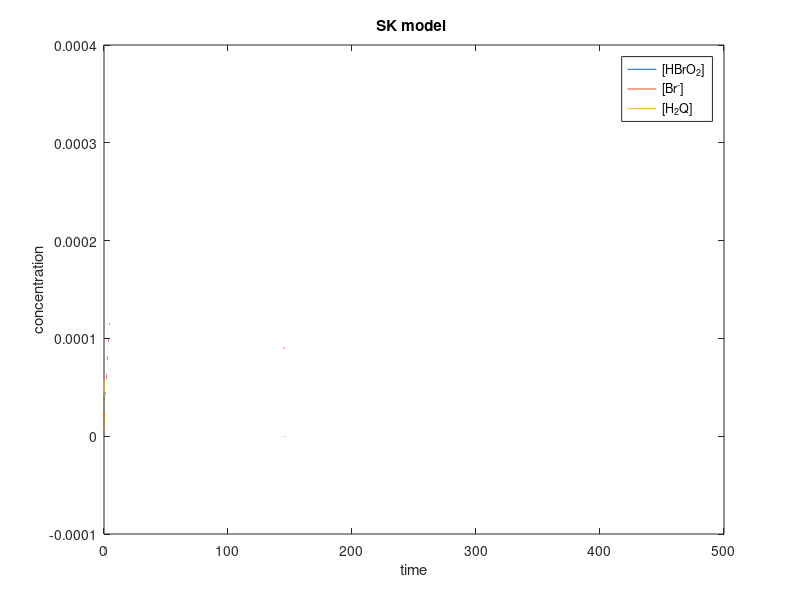

Write the MATLAB code that produced this figure.
#! /usr/bin/octave -qf
# -*-octave-*-
# SK model DOI: 10.1021/jp9832721
# Szalai and Koros, J. Phys. Chem. A 1998, 102, 6892-6897
#
#

more off

global kf kr;

# small initial concentration for intermediates     
int0 = 0.1/10000; 
   
x0 = NaN(17, 1);
# x(1): Br-
x0(1) = int0;
# x(2): HOBr
x0(2) = int0;
# x(3): H+
x0(3) = 1.29; # 2.0 M???
# x(4): Br2
x0(4) = 10^(-3);
# x(5): H2O
x0(5) = 55;
# x(6): HBrO2
x0(6) = int0;
# x(7): BrO3-
x0(7) = 8 * 10^(-3);
# x(8): H2BrO2+
x0(8) = int0;
# x(9): Br2O4
x0(9) = int0;
# x(10): BrO2*
x0(10) = int0;
# x(11): H2Q
x0(11) = 5 * 10^(-5);
# x(12): HQ*
x0(12) = int0;
# x(13): Q
x0(13) = 0.0182;
# x(14): CHD
x0(14) = 0.1;
# x(15): CHDE
x0(15) = int0;
# x(16): BrCHD
x0(16) = 0.0205;
# x(17): CHED
x0(17) = 0.00425;

# forward reaction rates
kf = NaN(17, 1);
# reverse reaction rates
kr = NaN(17, 1);

kf(1) = 8 * 10^9;
kr(1) = 80;
kf(2) = 2.5 * 10^6;
kr(2) = 2 * 10^(-5);
kf(3) = 1.2;
kr(3) = 3.2;
kf(4) = 2 * 10^6;
kr(4) = 10^8;
kf(5) = 1.7 * 10^5;
kf(6) = 48;
kr(6) = 3.2 * 10^3;
kf(7) = 7.5 * 10^4;
kr(7) = 1.4 * 10^9;
kf(8) = 8 * 10^5;
kf(9) = 8 * 10^9;
kf(10) = 8.8 * 10^8;
kr(10) = 7.7 * 10^(-4);
kf(11) = 2.13 * 10^(-4);
kr(11) = 5.2 * 10^2;
kf(12) = 2.8 * 10^9;
kf(13) = 2.8 * 10^9;
kf(14) = 5 * 10^(-5);
kf(15) = 1.94 * 10^(-4);
kf(16) = 3 * 10^4;
kf(17) = 2 * 10^(-2);
kf(18) = 6 * 10^5;
kf(19) = 10^(-5);




function xdot = f (x, t)
  global kf kr;
  
  xdot = zeros(17, 1);
  
  fkinet(1) = kf(1) * x(1) * x(2) * x(3);
  rkinet(1) = kr(1) * x(4) * x(5);
  fkinet(2) = kf(2) * x(1) * x(6) * x(3);
  rkinet(2) = kr(2) * x(2) * x(2);
  fkinet(3) = kf(3) * x(1) * x(7) * x(3) * x(3);
  rkinet(3) = kr(3) * x(2) * x(6);
  fkinet(4) = kf(4) * x(6) * x(3);
  rkinet(4) = kr(4) * x(8);
  fkinet(5) = kf(5) * x(6) * x(8);
  fkinet(6) = kf(6) * x(6) * x(7) * x(3);
  rkinet(6) = kr(6) * x(9) * x(5);
  fkinet(7) = kf(7) * x(9);
  rkinet(7) = kr(7) * x(10) * x(10);
  fkinet(8) = kf(8) * x(11) * x(10);
  fkinet(9) = kf(9) * x(12) * x(10);
  fkinet(10) = kf(10) * x(12) * x(12);
  rkinet(10) = kr(10) * x(11) * x(13);
  fkinet(11) = kf(11) * x(14) * x(3);
  rkinet(11) = kr(11) * x(15) * x(3);
  fkinet(12) = kf(12) * x(15) * x(4);
  fkinet(13) = kf(13) * x(15) * x(2);
  fkinet(14) = kf(14) * x(16);
  fkinet(15) = kf(15) * x(17) * x(3);
  fkinet(16) = kf(16) * x(11) * x(4);
  fkinet(17) = kf(17) * x(11) * x(3) * x(7);
  fkinet(18) = kf(18) * x(11) * x(2);
  fkinet(19) = kf(19) * x(14) * x(7) * x(3); 

  
  # Table 3
  # x(1): Br-
  xdot(1) =  - fkinet(1) + rkinet(1) ;          # R1
  xdot(1) += - fkinet(2) + rkinet(2) ;         # R2
  xdot(1) += - fkinet(3) + rkinet(3) ;         # R3
  xdot(1) +=   fkinet(12) ;                    # R12
  xdot(1) +=   fkinet(14) ;                    # R14
  xdot(1) +=   2 *  fkinet(16) ;               # R16
  xdot(1) +=   fkinet(18) ;                   # R18
  # x(2): HOBr
  xdot(2) =  - fkinet(1) + rkinet(1) ;         # R1
  xdot(2) +=   2 * fkinet(2) - rkinet(2) ;     # R2
  xdot(2) +=   fkinet(3) - rkinet(3) ;         # R3
  xdot(2) +=   fkinet(5) ;                     # R5
  xdot(2) += - fkinet(13) ;                    # R13
  xdot(2) += - fkinet(18) ;                    # R18  
  # x(3): H+
  xdot(3) =  - fkinet(1) + rkinet(1) ;         # R1
  xdot(3) += - fkinet(2) + rkinet(2) ;         # R2
  xdot(3) += - fkinet(3) + 2 * rkinet(3) ;     # R3
  xdot(3) += - rkinet(4) + rkinet(4) ;         # R4
  xdot(3) +=   2 * fkinet(5) ;                 # R5
  xdot(3) += - fkinet(6) - rkinet(6) ;         # R6
  xdot(3) += - fkinet(11) - rkinet(11) ;       # R11
  xdot(3) +=   fkinet(12) ;                    # R12
  xdot(3) +=   fkinet(14) ;                    # R14
  # CHED + H+ -> H2Q + H+
  # xdot(3) += - fkinet(15)  ;                 # R15 CHECK
  xdot(3) +=   2 * fkinet(16) ;                # R16
  xdot(3) += - fkinet(17) ;                    # R17
  xdot(3) +=   fkinet(18) ;                    # R18
  xdot(3) += - fkinet(19) ;                    # R19
  # x(4): Br2
  xdot(4) =    fkinet(1) - rkinet(1) ;         # R1
  xdot(4) += - fkinet(12) ;                    # R12
  xdot(4) += - fkinet(16) ;                    # R16
  # x(5): H2O
  xdot(5) =    fkinet(1) - rkinet(1) ;         # R1
  xdot(5) +=   fkinet(6) - rkinet(6) ;         # R6
  xdot(5) +=   fkinet(13) ;                    # R13
  xdot(5) +=   fkinet(17) ;                    # R17
  xdot(5) +=   fkinet(18) ;                    # R18
  xdot(5) +=   fkinet(19) ;                    # R19
  # x(6): HBrO2
  xdot(6) =  - fkinet(2) + rkinet(2) ;         # R2
  xdot(6) +=   fkinet(3) - rkinet(3) ;         # R3
  xdot(6) += - fkinet(4) + rkinet(4) ;         # R4
  xdot(6) += - fkinet(5) ;                     # R5
  xdot(6) += - fkinet(6) + rkinet(6) ;         # R6
  xdot(6) +=   fkinet(8) ;                     # R8
  xdot(6) +=   fkinet(9) ;                     # R9
  xdot(6) +=   fkinet(17) ;                    # R17
  xdot(6) +=   fkinet(19) ;                    # R19
  # x(7): BrO3-
  xdot(7) =   - fkinet(3) + rkinet(3) ;        # R3
  xdot(7) +=    fkinet(5) ;                    # R5
  xdot(7) +=  - fkinet(6) + rkinet(6) ;        # R6
  xdot(7) +=  - fkinet(17) ;                   # R17
  xdot(7) +=  - fkinet(19) ;                   # R19
  # FIXME x(8)...
  # x(8): H2BrO2+
  xdot(8) =    fkinet(4) - rkinet(4) ;         # R4
  xdot(8) += - fkinet(5) ;                    # R5
  # x(9): Br2O4
  xdot(9) =    fkinet(6) - rkinet(6) ;         # R6
  xdot(9) += - fkinet(7) + rkinet(7) ;        # R7
  # x(10): BrO2*
  xdot(10) =    2 * fkinet(7) - rkinet(7) ;      # R7
  xdot(10) += - fkinet(8) ;                    # R8
  xdot(10) += - fkinet(9) ;                   # R9
  # x(11): H2Q
  xdot(11) =   - fkinet(8) ;                    # R8
  xdot(11) +=    fkinet(10) - rkinet(10) ;      # R10
  xdot(11) +=    fkinet(15) ;                   # R15
  xdot(11) +=  - fkinet(16) ;                   # R16
  xdot(11) +=  - fkinet(17) ;                   # R17
  xdot(11) +=  - fkinet(18) ;                   # R18
  xdot(11) +=    fkinet(19) ;                  # R19
  # x(12): HQ*
  xdot(12) =    fkinet(8) ;                     # R8
  xdot(12) += - fkinet(10) + 2 * rkinet(10) ; # R10
  # x(13): Q
  xdot(13) =    fkinet(10) - fkinet(10) ;      # R10
  xdot(13) +=   fkinet(16) ;                   # R16
  xdot(13) +=   fkinet(17) ;                   # R17
  xdot(13) +=   fkinet(18) ;                  # R18
  # x(14): CHD
  xdot(14) =  - fkinet(11) + rkinet(11) ;      # R11
  xdot(14) += - fkinet(19) ;                  # R19
  # x(15): CHDE
  xdot(15) =    fkinet(11) - rkinet(11) ;      # R15
  xdot(15) += - fkinet(12) ;                   # R12
  xdot(15) += - fkinet(13) ;                  # R13
  # x(16): BrCHD
  xdot(16) =    fkinet(12) ;                   # R12
  xdot(16) +=   fkinet(13) ;                    # R13
  xdot(16) += - fkinet(14) ;                  # R14

           
  # x(17): CHED
  xdot(17) =    fkinet(14) ;                  # R14
  xdot(17) += - fkinet(15) ;                 # R15
 
  
endfunction

t1 = 450; # 45000
tsteps = 10000 * t1;
t = linspace (0, t1, tsteps);

if 3 > 2

y = lsode ("f", x0, t);

h1 = figure();

#d = [rot90(t, -1), y(:, 6), y(:, 1), y(:, 11)];
d = [y(:, 6), y(:, 1), y(:, 11)];


plot (t, d);

xlabel("time");
ylabel("concentration");

title(cstrcat(
			  "SK model ",
        ""
			  )
	  );

legend("[HBrO_2]", "[Br^-]", "[H_2Q]");

#print(h1, "sk.jpg", "-djpg");

endif



